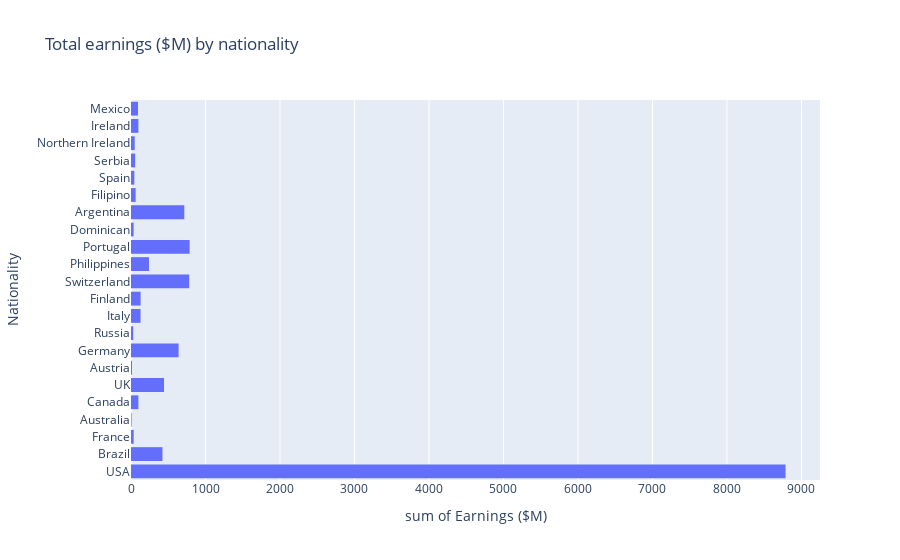

This figure's notebook cell:
### Markdown cell above
- Total earnings ($M) by nationality

### Code cell
fig = px.histogram(df, y='Nationality', x='Earnings ($M)', title='Total earnings ($M) by nationality')
fig.show()
# USA is dominating with the highest cumulated earnings of nearly 9B for he period 1990-2020.

### Figure 1 — Plotly figure (JSON) as saved in the notebook; plotly's stock layout.template omitted (floating-point values rounded to 4 significant figures; data arrays with more than 128 entries replaced by an {"elided": "..."} marker saying what was removed)
{"data": [{"alignmentgroup": "True", "bingroup": "y", "histfunc": "sum", "hovertemplate": "sum of Earnings ($M)=%{x}<br>Nationality=%{y}<extra></extra>", "legendgroup": "", "marker": {"color": "#636efa", "pattern": {"shape": ""}}, "name": "", "offsetgroup": "", "orientation": "h", "showlegend": false, "type": "histogram", "x": {"elided": "301 float values"}, "xaxis": "x", "y": {"elided": "301 str values"}, "yaxis": "y"}], "layout": {"barmode": "relative", "legend": {"tracegroupgap": 0}, "title": {"text": "Total earnings ($M) by nationality"}, "xaxis": {"anchor": "y", "domain": [0, 1], "title": {"text": "sum of Earnings ($M)"}}, "yaxis": {"anchor": "x", "domain": [0, 1], "title": {"text": "Nationality"}}}}
